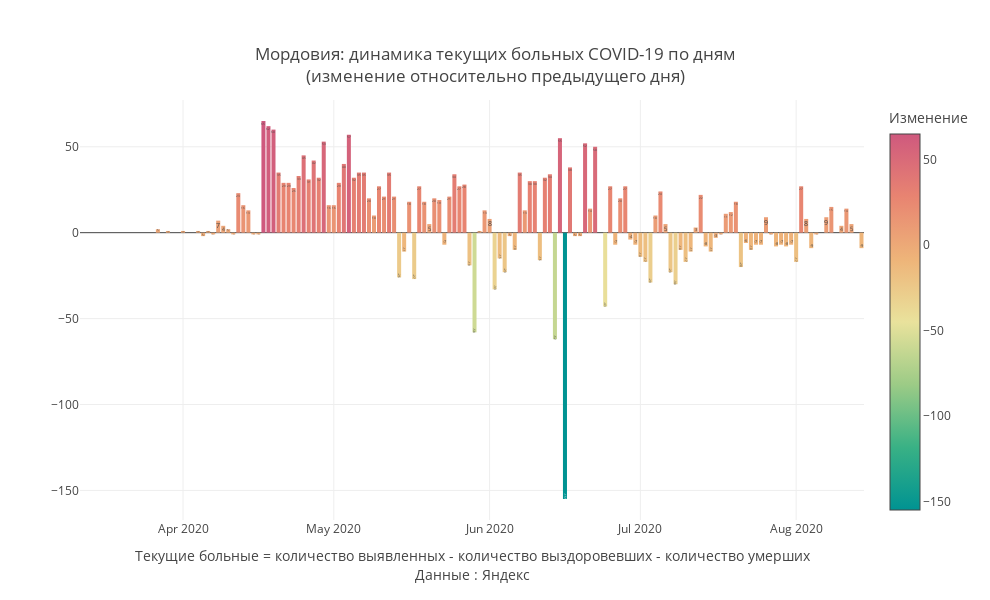

Notebook source saved alongside this figure:
### Code cell
mask = X.Region ==my_region
#mask = (X.Date>'2020-05-01')&(X.Region==my_region)
Y = X[mask]

#Y['base'] = Y['Change_dayconf']*Y['Change_dayconf'].apply(lambda d:0 if d>0 else 1)
Y['Date']= pd.to_datetime(Y.Date)
fig = go.Figure()
fig.add_trace(
              go.Bar(x = Y.Date,y=Y.Change_remill,text = Y['Change_remill'],textposition = 'inside',
                
                #marker_color=Y['Change_remill'].apply(lambda d:'crimson' if d>0 else 'green'),
                marker_color = Y['Change_remill'],marker_colorscale = 'Temps',marker_colorbar ={'tickmode':'auto',
                                    'title':{'text':'Изменение','side':'top'}})     
                )
fig.update_layout(
    annotations=[
#         dict(
#             x='2020-04-13',
#             y=10594,
#             xref="x",
#             yref="y",
#             text="Введение<br>пропускной<br>системы в Москве",
#             showarrow=True,
#             arrowhead=2,
#             ax=0,
#             ay=-60),
#         dict(
#             x='2020-06-09',
#             y=-3877,
#             xref="x",
#             yref="y",
#             text="Отмена<br>пропускной<br>системы в Москве",
#             showarrow=True,
#             arrowhead=2,
#             ax=-20,
#             ay=40),
#         dict(
#             x='2020-05-20',
#             y=-2816,
#             xref="x",
#             yref="y",
#             text="20 мая",
#             showarrow=True,
#             arrowhead=2,
#             ax=-20,
#             ay=40),
        
        dict(x=0.5,y=-0.15,
            showarrow=False,
            text="",
            xref="paper",
            yref="paper")],
                  title=f'{my_region}: динамика текущих больных COVID-19 по дням<br>(изменение относительно предыдущего дня)',
                  title_x = 0.5,
                  title_y= 0.9,
                  title_xanchor = "center",
                  title_yanchor = "bottom", 
                  legend_x = 0.05,legend_y = 0.98,
                  width = 990, height = 600,template = 'gridon',
    
    
                  xaxis_title='Текущие больные = количество выявленных - количество выздоровевших - количество умерших'+
                               '<br>Данные : Яндекс',
    yaxis_title = ' '
)

fig.show()

### Figure 1 — Plotly figure (JSON) as saved in the notebook; plotly's stock layout.template omitted (floating-point values rounded to 4 significant figures; data arrays with more than 128 entries replaced by an {"elided": "..."} marker saying what was removed)
{"data": [{"marker": {"color": {"elided": "156 int values"}, "colorbar": {"tickmode": "auto", "title": {"side": "top", "text": "Изменение"}}, "colorscale": [[0, "rgb(0, 147, 146)"], [0.1667, "rgb(57, 177, 133)"], [0.3333, "rgb(156, 203, 134)"], [0.5, "rgb(233, 226, 156)"], [0.6667, "rgb(238, 180, 121)"], [0.8333, "rgb(232, 132, 113)"], [1, "rgb(207, 89, 126)"]]}, "text": {"elided": "156 int values"}, "textposition": "inside", "type": "bar", "x": {"elided": "156 str values"}, "y": {"elided": "156 int values"}}], "layout": {"annotations": [{"showarrow": false, "text": "", "x": 0.5, "xref": "paper", "y": -0.15, "yref": "paper"}], "height": 600, "legend": {"x": 0.05, "y": 0.98}, "title": {"text": "Мордовия: динамика текущих больных COVID-19 по дням<br>(изменение относительно предыдущего дня)", "x": 0.5, "xanchor": "center", "y": 0.9, "yanchor": "bottom"}, "width": 990, "xaxis": {"title": {"text": "Текущие больные = количество выявленных - количество выздоровевших - количество умерших<br>Данные : Яндекс"}}, "yaxis": {"title": {"text": " "}}}}
